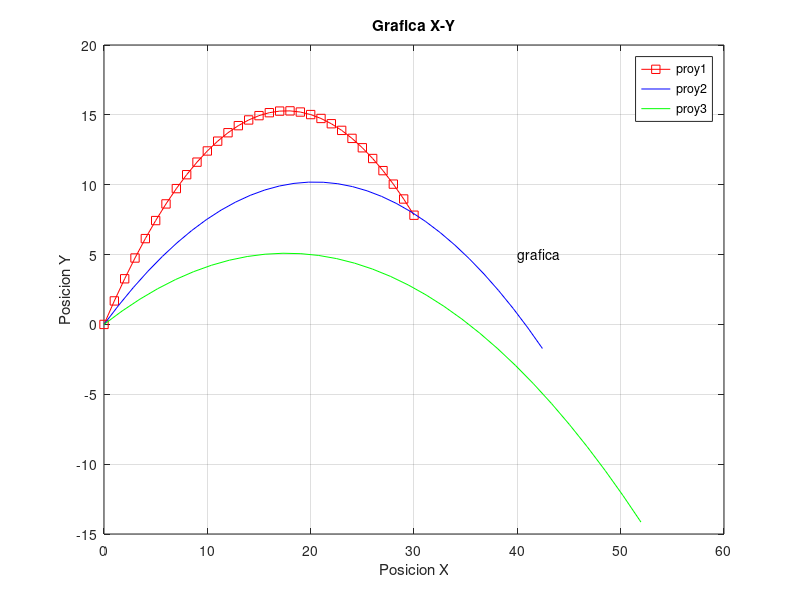

Write MATLAB code to recreate this figure.
## theta= [pi/3, pi/4, pi/6]
t = (0:0.1:3);
x1 = (20)*cos(pi/3)*t;
y1 = (20)*sin(pi/3)*t-(1/2)*9.81*(t.^2);
x2 = (20)*cos(pi/4)*t;
y2 = (20)*sin(pi/4)*t-(1/2)*9.81*(t.^2);
x3 = (20)*cos(pi/6)*t;
y3 = (20)*sin(pi/6)*t-(1/2)*9.81*(t.^2);

plot(x1,y1,"-sr;proy1;",x2,y2,"-;proy2;b",x3,y3,"-;proy3;g");
title("Grafica X-Y")
xlabel("Posicion X")
ylabel("Posicion Y")
text(40,5,"grafica")
grid on

t1 = (20*sin(pi/3)*2)/9.81;
t2 = (20*sin(pi/4)*2)/9.81;
t3 = (20*sin(pi/6)*2)/9.81;
X1 = 20*cos(pi/3)*t1
X2 = 20*cos(pi/4)*t2
X3 = 20*cos(pi/6)*t3